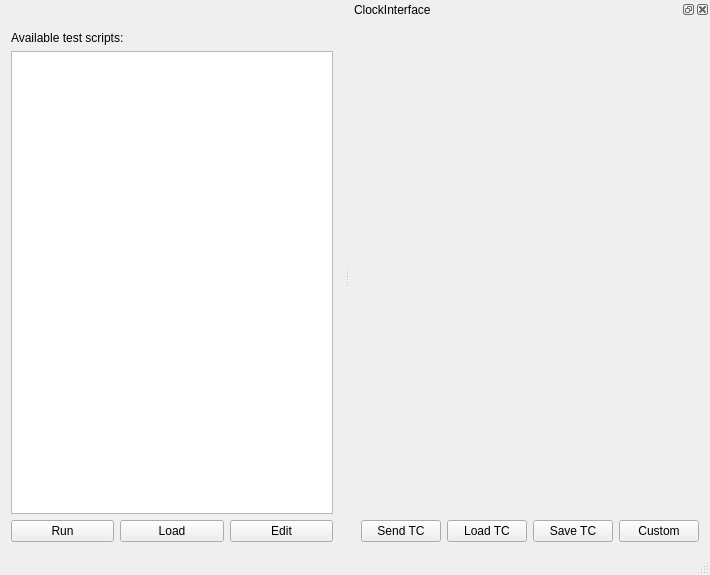
<?xml version="1.0" encoding="UTF-8"?>
<ui version="4.0">
 <class>MainWindow</class>
 <widget class="TasteMainWindow" name="MainWindow">
  <property name="geometry">
   <rect>
    <x>0</x>
    <y>0</y>
    <width>710</width>
    <height>575</height>
   </rect>
  </property>
  <property name="windowTitle">
   <string>clock</string>
  </property>
  <property name="tabShape">
   <enum>QTabWidget::Rounded</enum>
  </property>
  <property name="dockOptions">
   <set>QMainWindow::AllowNestedDocks|QMainWindow::AllowTabbedDocks|QMainWindow::AnimatedDocks</set>
  </property>
  <widget class="QWidget" name="centralWidget">
  <layout class="QVBoxLayout" name="verticalLayout">
     <item>
      <widget class="QLabel" name="tasteLogo" native="true">
       <property name="pixmap">
        <pixmap>tasteLogo_white.png</pixmap>
       </property>
      </widget>
     </item>
     <item>
      <widget class="QLabel" name="instructions" native="true">
       <property name="text">
        <string>Available test scripts:</string>
       </property>
      </widget>
     </item>
     <item>
      <widget class="QListWidget" name="msc" native="true"/>
     </item>
     <item>
      <layout class="QHBoxLayout" name="horizontalLayout">
       <item>
        <widget class="QPushButton" name="runMSC">
         <property name="text">
          <string>Run</string>
         </property>
        </widget>
       </item>
       <item>
        <widget class="QPushButton" name="loadMSC">
         <property name="text">
          <string>Load</string>
         </property>
        </widget>
       </item>
       <item>
        <widget class="QPushButton" name="editMSC">
         <property name="text">
          <string>Edit</string>
         </property>
        </widget>
       </item>
      </layout>
     </item>
    </layout>
   </widget>
   <widget class="QStatusBar" name="statusBar"/>
  <widget class="QDockWidget" name="tc_0">
   <property name="allowedAreas">
    <set>Qt::RightDockWidgetArea</set>
   </property>
   <property name="windowTitle">
    <string>ClockInterface</string>
   </property>
   <attribute name="dockWidgetArea">
    <number>2</number>
   </attribute>
   <widget class="QWidget" name="dockWidgetContents">
    <layout class="QVBoxLayout" name="verticalLayout">
     <item>
      <widget class="asn1Editor" name="ClockInterface" native="true"/>
     </item>
     <item>
      <layout class="QHBoxLayout" name="horizontalLayout">
       <item>
        <widget class="QPushButton" name="sendButton">
         <property name="text">
          <string>Send TC</string>
         </property>
        </widget>
       </item>
       <item>
        <widget class="QPushButton" name="loadButton">
         <property name="text">
          <string>Load TC</string>
         </property>
        </widget>
       </item>
       <item>
        <widget class="QPushButton" name="saveButton">
         <property name="text">
          <string>Save TC</string>
         </property>
        </widget>
       </item>
       <item>
        <widget class="QPushButton" name="customCombo">
         <property name="text">
          <string>Custom</string>
         </property>
        </widget>
       </item>
      </layout>
     </item>
    </layout>
   </widget>
  </widget>
 </widget>
 <layoutdefault spacing="6" margin="11"/>
 <customwidgets>
     <customwidget>
          <class>asn1Editor</class>
          <extends>QWidget</extends>
          <header>asn1_value_editor</header>
     </customwidget>
     <customwidget>
          <class>asn1Viewer</class>
          <extends>QWidget</extends>
          <header>asn1_value_editor</header>
     </customwidget>
     <customwidget>
          <class>TasteMainWindow</class>
          <extends>QMainWindow</extends>
          <header>TasteMainWindow</header>
     </customwidget>
 </customwidgets>
 <resources/>
 <connections/>
</ui>
